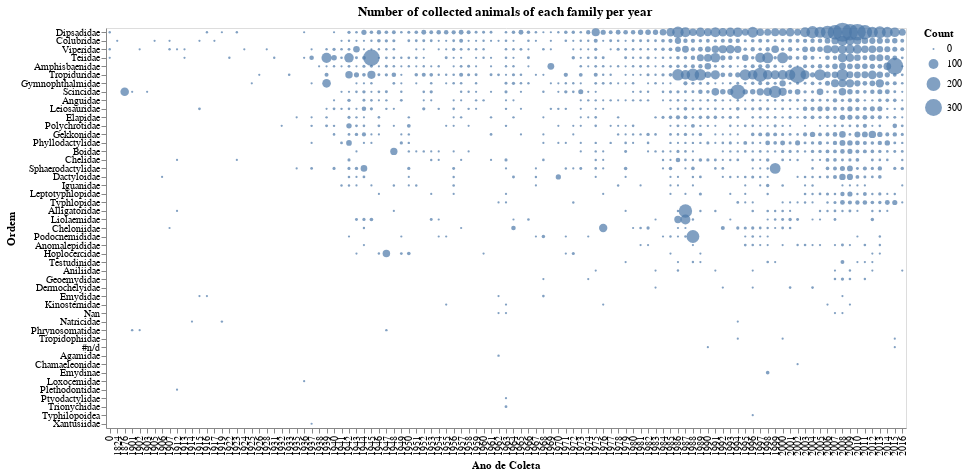

Write notebook code for a chart like this one.
### Markdown cell above
<br>

**graph:** family per year

### Code cell
g1 = alt.Chart(teste,
               width=800, height=400, title='Number of collected animals of each family per year').mark_circle(
                                                                                size=60).encode(
    x= alt.X('ano_coleta', type='ordinal', title='Ano de Coleta'),
    y= alt.Y('familia', type='nominal', title='Ordem',
            sort= alt.EncodingSortField(field='counts', op='count', order='descending')),
    size= alt.Size('counts', title='Count'),
    tooltip = alt.Tooltip(['familia', 'ano_coleta', 'counts'])
)

g1.save('./graphs/familias_por_ano.html')

g1

### Figure 1 — Vega-Lite specification as saved in the notebook (floating-point values rounded to 4 significant figures; data arrays with more than 128 entries replaced by an {"elided": "..."} marker saying what was removed)
{"config": {"view": {"continuousWidth": 400, "continuousHeight": 300}}, "data": {"name": "data-7eb229831e2d550ac8d52ac8e1411c15"}, "mark": {"type": "circle", "size": 60}, "encoding": {"size": {"type": "quantitative", "field": "counts", "title": "Count"}, "tooltip": [{"type": "nominal", "field": "familia"}, {"type": "quantitative", "field": "ano_coleta"}, {"type": "quantitative", "field": "counts"}], "x": {"type": "ordinal", "field": "ano_coleta", "title": "Ano de Coleta"}, "y": {"type": "nominal", "field": "familia", "sort": {"field": "counts", "op": "count", "order": "descending"}, "title": "Ordem"}}, "height": 400, "title": "Number of collected animals of each family per year", "width": 800, "$schema": "https://vega.github.io/schema/vega-lite/v4.8.1.json", "datasets": {"data-7eb229831e2d550ac8d52ac8e1411c15": {"elided": "1280 records"}}}
